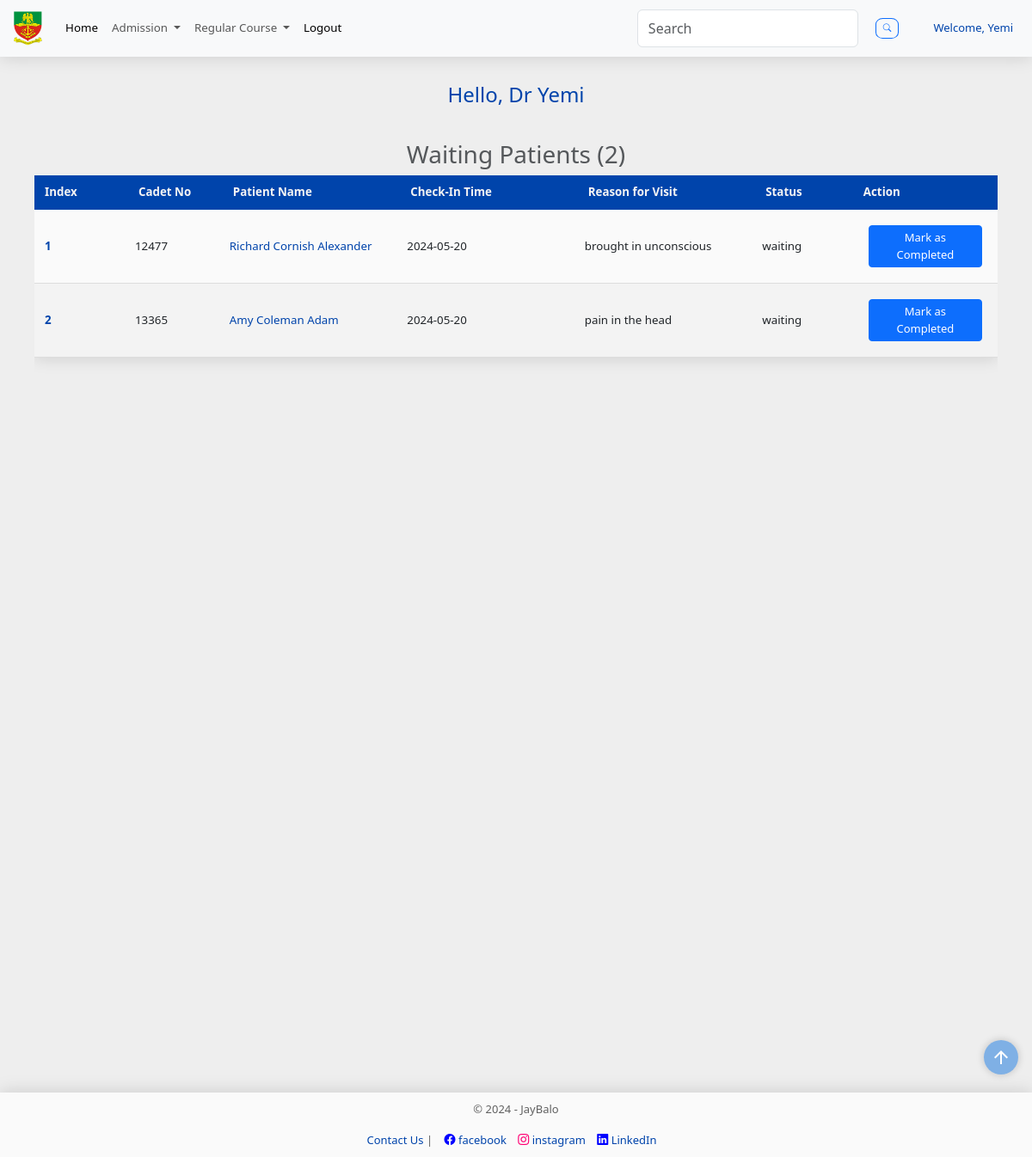
The page /doctor_dashboard (signed in) on the database its author committed.
### models.py (models this page shows, shortened)
class Staff(db.Model, UserMixin):
    __tablename__ = "staffs"
    staff_id = Column("staff_id", Integer, primary_key=True, autoincrement=True)
    firstname = Column("firstname", String(255), nullable=False)
    middlename = Column("middlename", String(255), nullable=True)
    lastname = Column("lastname", String(255), nullable=False)
    email = Column("email", String(255), nullable=False, unique=True)
    password = Column("password", String(255), nullable=False)
    phone = Column("phone", String(255), nullable=False, unique=True)
    address = Column("address", String(255), nullable=False)
    gender_id = Column("gender_id", ForeignKey('genders.id'), nullable=False)
    gender = relationship('Gender', back_populates='staff')
    role = Column('role', String(50), nullable=False)
    status = Column('status', String(20), nullable=False)
    appointment = Column("appointment", String(255), nullable=False)
    date_of_birth = Column("date_of_birth", Date, nullable=False)
    date_tos = Column("date_tos", Date, nullable=False)
    date_of_joining = Column("date_of_joining", Date, nullable=False, default=date.today)
    visit_id = Column("visit_id", Integer, ForeignKey('visits.id'), nullable=True)

class Visit(db.Model):
    __tablename__= "visits"
    id = Column("id", Integer, primary_key=True)
    cadet_id = Column(Integer, ForeignKey('cadets.id'), nullable=False)
    check_in_time = Column("check_in_time", Date, nullable=False, default=func.now())
    status = Column(String(50), nullable=False, default='waiting')  # 'waiting', 'in progress', 'completed'
    reason = db.Column(db.String(255), nullable=True)  # Reason for the visit
    doctor_id = db.Column(db.Integer, db.ForeignKey('staffs.staff_id'), nullable=True)  # Assigned doctor's ID
    cadet = relationship('Cadet', back_populates='visit')
    assigned_doctor = relationship('Staff', backref='assigned_visits', foreign_keys=[doctor_id])

class Cadet(db.Model):
    __tablename__= "cadets"
    id = Column("id", Integer, primary_key=True, autoincrement=True)
    cadet_no = Column("cadet_no", String, unique=True, nullable=False)
    first_name = Column("first_name", String, nullable=False)
    middle_name = Column("middle_name", String, nullable=True)
    last_name = Column("last_name", String, nullable=False)
    religion = Column("religion", String, nullable=False)
    state = Column("state", String, nullable=False)
    lga = Column("lga", String, nullable=False)
    date_of_enlistment = Column("date_of_enlistment", String, nullable=False)
    date_of_birth = Column("date_of_birth", String, nullable=False)
    department_id = Column('department_id', ForeignKey('departments.id'), nullable=False)
    department = relationship('Department', back_populates='cadets')
    bn_id = Column("bn_id", ForeignKey('battalions.id'), nullable=False)
    bn = relationship('Battalion', back_populates='cadet')
    gender_id = Column("gender_id", ForeignKey('genders.id'), nullable=False)
    gender = relationship('Gender', back_populates='cadet')
    service_id = Column("service_id", ForeignKey('services.id'), nullable=False)
    service = relationship('Service', back_populates='cadet')
    regular_id = Column("regular_id", ForeignKey('regular_courses.id'), nullable=False)
    regular_course = relationship('RegularCourse', back_populates='cadet')
    medical = relationship('Medical', back_populates='cadet', lazy='dynamic')
    admission_count = Column("admission_count", Integer, nullable=False, default=0)
    board_status = Column("board_status", String, nullable=False, default='')
    admission_date = Column(Date, nullable=True)  # New field for admission date
    visit = relationship('Visit', back_populates='cadet')
    scores = relationship("Score", back_populates='cadet', uselist=False)
    service_scores = relationship("ServiceScore", back_populates='cadet', uselist=False)
    courses = relationship("Course", back_populates="cadet")
    profile_picture = relationship('ProfilePicture', back_populates='cadet')

### main.py (the view)
@app.route('/doctor_dashboard')
@login_required
def doctor_dashboard():
    page = request.args.get("page", 1, type=int)
    per_page = 20
    search_form = SearchForm()
    if current_user.role != 'doctor':
        flash("Access denied!")
        return redirect(url_for('index'))
    waiting_patients = Visit.query.filter_by(status='waiting').order_by(Visit.check_in_time).all()
    waiting_patients_count = Visit.query.filter_by(status='waiting').order_by(Visit.check_in_time).count()
    return render_template('doctor_dashboard.html',
                           waiting_patients=waiting_patients,
                           waiting_patients_count=waiting_patients_count,
                           current_user=current_user,
                           search_form=search_form,
                           year=year,
                           page=page,
                           per_page=per_page,
                           )

### forms.py
class SearchForm(FlaskForm):
    searched = StringField('Searched', validators=[DataRequired() ])
    submit = SubmitField('Search')

### main.py (called while the page is built)
@app.context_processor
def base():
    form = SearchForm()
    course = regular_courses() # Assuming this returns a dictionary
    return {
        'form_dict': dict(form=form),
        'course_dict': course,
        }

@login_manager.user_loader
def load_user(staff_id):
    staff = session.get(Staff, int(staff_id))
    session.close() # Close the session after use
    return staff

### utils.py (called while the page is built)
def regular_courses():
    course = db.session.query(RegularCourse).all()
    course_dict = {}
    for course_object in course:
        key = course_object.id
        course_dict[key] = [course_object.course_no]
    return course_dict

### templates/doctor_dashboard.html (shortened to what this page needs)
<!DOCTYPE html>
{% extends "base.html" %} {% block content %}
<div
  style="font-size: smaller; height: 1100px"
  class="container-fluid text-center"
>
  <div
    class="row"
    style="text-align: left; width: 60%; padding: 20px; margin: auto"
  >
    <h4 style="color: rgb(0, 68, 171); text-align: center">
      Hello, Dr {{ current_user.firstname.title() }}
    </h4>
  </div>
  <div class="container">
    <h3 class="card-subtitle mb-2 text-body-secondary">Waiting Patients ({{ waiting_patients_count }})</h3>
    <div style="margin: 0; padding: 0" class="scrollable-table">
      <table id="visits-table" class="custom-table table-sm table-hover">
        <thead>
          <tr>
            <th style="width: 5%" scope="col">Index</th>
            <th style="width: 5%" scope="col">Cadet No</th>
            <th style="width: 10%" scope="col">Patient Name</th>
            <th style="width: 10%" scope="col">Check-In Time</th>
            <th style="width: 10%" scope="col">Reason for Visit</th>
            <th style="width: 5%" scope="col">Status</th>
            <th style="width: 5%" scope="col">Action</th>
          </tr>
        </thead>
        <tbody style="text-align: left" id="cadet-table-body">
          {% for visit in waiting_patients %}
          <tr id="visit-{{ visit.id }}" class="active-row">
            <th class="card-heading-text" scope="row">
              {{ (page - 1) * per_page + loop.index }}
            </th>
            <td data-cell="Cadet No">{{ visit.cadet.cadet_no }}</td>
            <td data-cell="Name">
              <a
                style="text-decoration: none; color: rgb(0, 68, 171)"
                href="{{ url_for('student_info', id=visit.cadet_id) }}"
                >{{ visit.cadet.first_name }} {{ visit.cadet.middle_name }} {{
                visit.cadet.last_name }}
              </a>
            </td>
            <td data-cell="Check-In time">{{ visit.check_in_time }}</td>
            <td data-cell="Reason">{{ visit.reason }}</td>
            <td data-cell="Status">{{ visit.status }}</td>
            <td data-cell="Action">
              {% if visit.status == 'waiting' %}
              <form
                action="{{ url_for('update_visit_status', visit_id=visit.id) }}"
                method="post"
              >
                <button
                  style="font-size: small"
                  class="btn btn-primary btn-sm"
                  type="submit"
                >
                  Mark as Completed
                </button>
              </form>
              {% endif %}
            </td>
          </tr>
          {% endfor %}
        </tbody>
      </table>
    </div>
  </div>
</div>
{% endblock %}

### templates/base.html (shortened to what this page needs)
<!DOCTYPE html>
<html lang="en">
  <head>
    <link
      href="https://cdn.jsdelivr.net/npm/bootstrap@5.3.2/dist/css/bootstrap.min.css"
      rel="stylesheet"
    />
    <link
      rel="stylesheet"
      href="https://cdn.jsdelivr.net/npm/bootstrap-icons@1.11.2/font/bootstrap-icons.min.css"
    />
    <link
      rel="stylesheet"
      href="https://cdnjs.cloudflare.com/ajax/libs/font-awesome/6.5.1/css/all.min.css"
    />
    <link
      rel="stylesheet"
      type="text/css"
      href="{{ url_for('static', filename='styles.css') }}"
    />
  </head>
  <body>
    {% include 'navbar.html' %}
    <div style="margin-bottom: 100px" class="container-fluid hero">
      {% block content %} {% endblock %}
    </div>
    <div class="div">
      <a href="#" class="back-to-top">
        <span class="material-symbols-outlined">arrow_upward</span>
      </a>
    </div>
    <div class="container">{% include 'footer.html' %}</div>
  </body>
</html>

### templates/navbar.html (shortened to what this page needs)
<!DOCTYPE html>
<nav
  class="navbar bg-light navbar-expand-lg bg-body-primary"
  data-bs-theme="light"
>
  <div class="container-fluid">
    <a class="navbar-brand" href="/"
      ><img
        id="nda-logo"
        src="{{ url_for('static', filename='images/nda_logo.png') }}"
        alt="nda-logo"
    /></a>
    <div class="collapse navbar-collapse" id="navbarSupportedContent">
      <ul style="font-size: smaller" class="navbar-nav me-auto mb-2 mb-lg-0">
        <li class="nav-item">
          <a
            class="nav-link active"
            aria-current="page"
            href="{{ url_for('home') }}"
            >Home</a
          >
        </li>
        {% if current_user.is_authenticated %}
        <li class="nav-item dropdown">
          <a
            class="nav-link dropdown-toggle"
            href="#"
            role="button"
            data-bs-toggle="dropdown"
            aria-expanded="false"
          >
            Admission
          </a>
        </li>
        <li class="nav-item dropdown">
          <a
            class="nav-link dropdown-toggle"
            href="#"
            role="button"
            data-bs-toggle="dropdown"
            aria-expanded="false"
          >
            Regular Course
          </a>
        </li>
        <li class="nav-item">
          <a
            class="nav-link active"
            aria-current="page"
            href="{{ url_for('logout') }}" onclick="return confirmLogout()"
            >Logout</a
          >
        </li>
        {% endif %}
      </ul>
      <form
        class="d-flex"
        name="searchForm"
        method="POST"
        action="{{ url_for('search') }}"
        role="search"
      >
        {{ search_form.csrf_token }} {{ search_form.searched(id="searched",
        class="form-control input-sm", type="search", placeholder="Search",
        aria_label="Search", oninput="autocompleteSearch()") }}
        <button class="btn btn-outline-primary btn-sm" style="border-radius: 30%; font-size: .6rem; margin-left: 20px; --bs-btn-padding-y: .25rem; --bs-btn-padding-x: .5rem; --bs-btn-font-size: .75rem;">
          <i class="bi bi-search"></i>
        </button>
      </form>
      {% if current_user.is_authenticated %}
      <div class="div">
        <li style="list-style-type: none; padding: 10px; font-size: small; margin-left: 20px;" class="nav-item">
          <a href="{{ url_for('doctor_dashboard') }}">Welcome, {{ current_user.firstname.title() }}</a>
        </li>
      </div>
      {% endif %}
    </div>
  </div>
</nav>

### templates/footer.html
<!DOCTYPE html>
<div class="container-fluid">
  <footer>
    <div class="container">
      <div class="copyright">
        <p>&copy {{ year }} - JayBalo</p>
      </div>
      <div class="social">
        <a href="#" class="support">Contact Us</a> |
        <a href="#" style="padding: 10px" class="face"
          ><i style="color: blue" class="bi bi-facebook"></i> facebook</a
        >
        <a href="#" class="insta"
          ><i style="color: rgb(255, 0, 115)" class="bi bi-instagram"></i>
          instagram</a
        >
        <a href="#" style="padding: 10px" class="linked"
          ><i style="color: blue" class="bi bi-linkedin"></i> LinkedIn</a
        >
      </div>
    </div>
  </footer>
</div>

### static/styles.css (style rules this page uses)
html { scroll-behavior: smooth; }
body { margin: 0; padding: 0; background-color: #eeeeee; min-height: 100vh; display: flex; flex-direction: column; height: auto; margin-bottom: 50px; }
ul { list-style-type: none; }
.row { padding-top: 20px; }
#nda-logo { width: 40px; }
.container { padding: 10px; margin: auto; }
button { font-size: 12px; margin: 10px; }
.scrollable-table { height: 500px; overflow-y: auto; scroll-snap-type: y mandatory; }
.scrollable-table > table { width: 100%; }
table { width: 100%; background-color: #fafafa; border-radius: 5px 5px 0 0; }
.custom-table { border-collapse: collapse; margin: 0; font-size: 1em; width: fit-content; border-radius: 5px 5px 0 0; box-shadow: 0 0 20px rgba(0, 0, 0, 0.15); }
.custom-table thead tr { background-color: rgb(0, 68, 171); color: #f4f4f4; text-align: left; font-weight: 600; position: sticky; top: 0; }
.custom-table th, .content-table td { padding: 10px 12px; }
.custom-table tbody td { padding: 0.5rem; }
.custom-table tbody tr { border-bottom: 1px solid #dddddd; }
.custom-table tbody tr:nth-of-type(even) { background-color: #f3f3f3; }
a { text-decoration: none; color: rgb(0, 68, 171); }
nav { margin-bottom: 10px; display: flex; color: rgb(0, 68, 171); background-color: #fafafa; justify-content: space-between; align-items: center; box-shadow: 0 0 20px rgba(0, 0, 0, 0.15); }
.card-heading-text { color: #0044ab; }
footer { position: fixed; bottom: 0; left: 0; right: 0; width: 100%; background-color: #fafafa; text-align: center; font-size: small; color: rgb(97, 97, 97); box-shadow: 0 0 20px rgba(0, 0, 0, 0.15); box-sizing: border-box; }
.back-to-top { color: #e4e4e4; position: fixed; bottom: 6rem; right: 1rem; display: inline-flex; align-items: center; justify-content: center; background-color: #1475dc82; border-radius: 2rem; box-shadow: 0 0 10px rgba(0, 0, 0, 0.2); padding: 0.5rem; text-decoration: none; transition: 0.2s ease-out; }
.back-to-top span { color: #fff; font-size: 1.5rem; transition: 0.2s ease-out; }

### rows shown on the page
Staff: firstname "Yemi"
Visit: (page-1)*per_page+loop.index "1", cadet.cadet_no "12477", cadet.first_name "Richard", cadet.middle_name "Cornish", cadet.last_name "Alexander", check_in_time "2024-05-20", reason "brought in unconscious", status "waiting"
Visit: index "2", cadet.cadet_no "13365", cadet.first_name "Amy", cadet.middle_name "Coleman", cadet.last_name "Adam", check_in_time "2024-05-20", reason "pain in the head", status "waiting"

### other values the page prints
{{ waiting_patients_count }} "2"
{{ year }} "2024"
